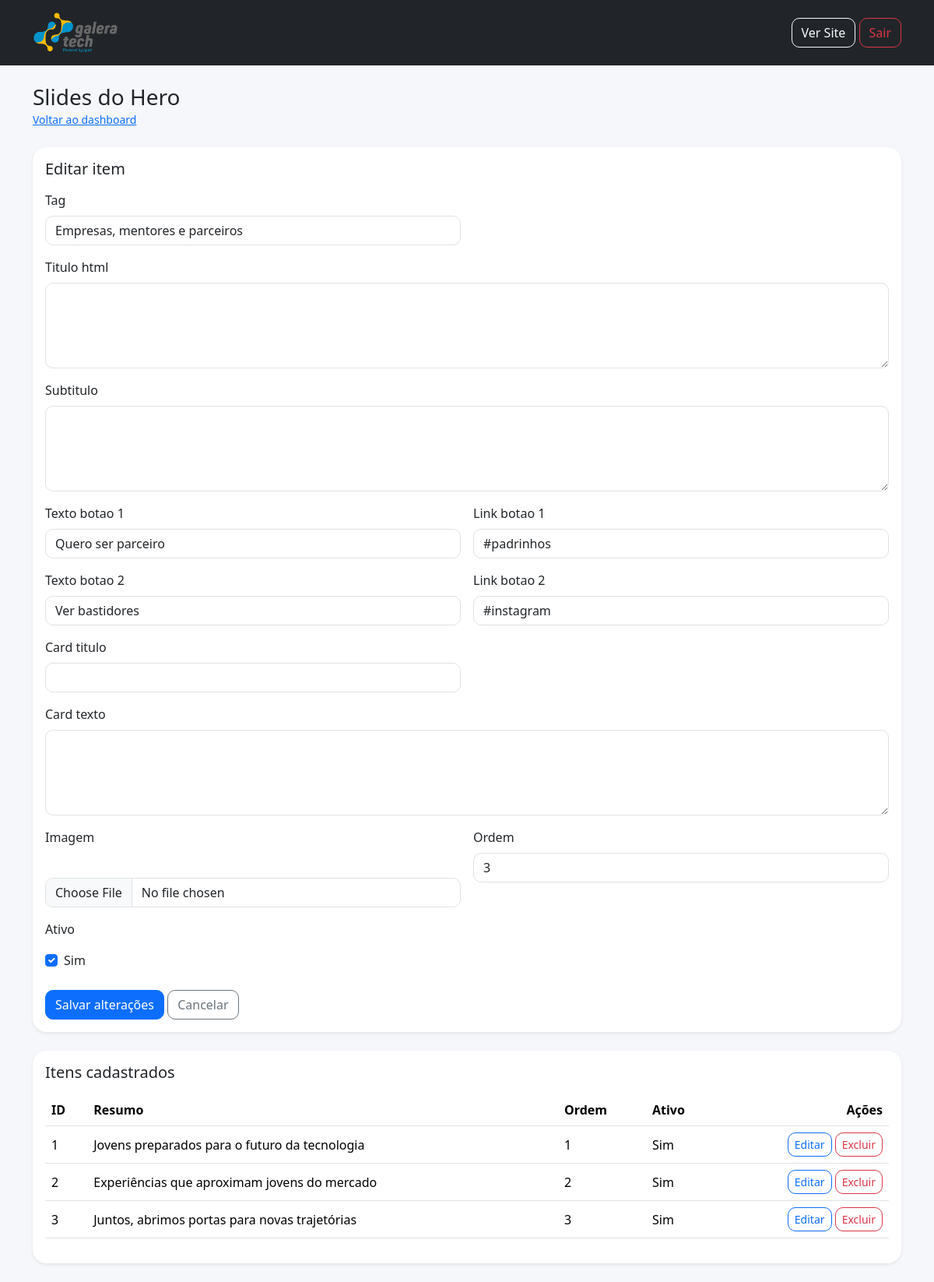
The page /admin/manage.php?type=hero&id=3 (signed in) on the database its author committed.
### tables this page shows
CREATE TABLE `hero_slides` (
  `id` int(11) NOT NULL,
  `tag` varchar(120) DEFAULT NULL,
  `titulo` varchar(255) NOT NULL,
  `destaque` varchar(150) DEFAULT NULL,
  `descricao` text DEFAULT NULL,
  `texto_botao_1` varchar(80) DEFAULT NULL,
  `link_botao_1` varchar(255) DEFAULT NULL,
  `texto_botao_2` varchar(80) DEFAULT NULL,
  `link_botao_2` varchar(255) DEFAULT NULL,
  `titulo_card` varchar(150) DEFAULT NULL,
  `texto_card` varchar(255) DEFAULT NULL,
  `imagem` varchar(255) DEFAULT NULL,
  `ordem` int(11) DEFAULT 0,
  `ativo` tinyint(1) DEFAULT 1,
  `criado_em` timestamp NOT NULL DEFAULT current_timestamp(),
  `atualizado_em` timestamp NOT NULL DEFAULT current_timestamp() ON UPDATE current_timestamp()
);

### admin/includes/admin_helpers.php (called while the page is built, shortened)
<?php
require_once __DIR__ . '/../../includes/helpers.php';
function get_table_config(string $type): ?array
{
    return $configs[$type] ?? null;
}

### includes/helpers.php (called while the page is built, shortened)
<?php
function e(?string $value): string
{
    return htmlspecialchars((string) $value, ENT_QUOTES, 'UTF-8');
}
?>

### admin/manage.php (the view, shortened to what this page needs)
<?php
require_once __DIR__ . '/../config/database.php';
require_once __DIR__ . '/includes/admin_helpers.php';
$type = $_GET['type'] ?? '';
$configTable = get_table_config($type);
$table = $configTable['table'];
$fields = $configTable['fields'];
$title = $configTable['title'];
$id = isset($_GET['id']) ? (int) $_GET['id'] : 0;
$editing = null;
if ($id) {
    $stmt = $pdo->prepare("SELECT * FROM {$table} WHERE id = ?");
    $stmt->execute([$id]);
    $editing = $stmt->fetch();
}
$rows = $pdo->query("SELECT * FROM {$table} ORDER BY ordem ASC, id DESC")->fetchAll();
require_once __DIR__ . '/includes/header.php';
?>
<div class="d-flex justify-content-between align-items-center mb-4">
    <div>
        <h1 class="h3 mb-0"><?= e($title) ?></h1>
        <a href="dashboard.php" class="small">Voltar ao dashboard</a>
    </div>
</div>
<div class="card border-0 shadow-sm mb-4">
    <div class="card-body">
        <h2 class="h5 mb-3"><?= $editing ? 'Editar item' : 'Novo item' ?></h2>
        <form method="post" enctype="multipart/form-data">
            <div class="row g-3">
                <?php foreach ($fields as $field => $kind): ?>
                    <div class="col-md-<?= $kind === 'textarea' ? '12' : '6' ?>">
                        <label class="form-label"><?= e(ucfirst(str_replace('_', ' ', $field))) ?></label>
                        <?php if ($kind === 'textarea'): ?>
                            <textarea name="<?= e($field) ?>" class="form-control" rows="4"><?= e($editing[$field] ?? '') ?></textarea>
                        <?php elseif ($kind === 'file'): ?>
                            <?php if (!empty($editing[$field])): ?>
                                <div class="mb-2">
                                </div>
                            <?php endif; ?>
                            <input type="file" name="<?= e($field) ?>" class="form-control">
                        <?php elseif ($kind === 'checkbox'): ?>
                            <div class="form-check mt-2">
                                <input type="checkbox" name="<?= e($field) ?>" value="1" class="form-check-input"
                                    <?= !empty($editing[$field]) ? 'checked' : '' ?>>
                                <label class="form-check-label">Sim</label>
                            </div>
                        <?php else: ?>
                            <input type="<?= e($kind) ?>" name="<?= e($field) ?>" class="form-control" value="<?= e((string)($editing[$field] ?? '')) ?>">
                        <?php endif; ?>
                    </div>
                <?php endforeach; ?>
            </div>
            <button class="btn btn-primary mt-4"><?= $editing ? 'Salvar alterações' : 'Cadastrar' ?></button>
            <?php if ($editing): ?>
                <a href="manage.php?type=<?= e($type) ?>" class="btn btn-outline-secondary mt-4">Cancelar</a>
            <?php endif; ?>
        </form>
    </div>
</div>
<div class="card border-0 shadow-sm">
    <div class="card-body">
        <h2 class="h5 mb-3">Itens cadastrados</h2>
        <div class="table-responsive">
            <table class="table align-middle">
                <thead>
                    <tr>
                        <th>ID</th>
                        <th>Resumo</th>
                        <th>Ordem</th>
                        <th>Ativo</th>
                        <th class="text-end">Ações</th>
                    </tr>
                </thead>
                <tbody>
                    <?php foreach ($rows as $row): ?>
                        <tr>
                            <td><?= e((string)$row['id']) ?></td>
                            <td>
                                <?= e($row['titulo'] ?? $row['nome'] ?? $row['numero'] ?? $row['tag'] ?? 'Item') ?>
                            </td>
                            <td><?= e((string)($row['ordem'] ?? '-')) ?></td>
                            <td><?= !empty($row['ativo']) ? 'Sim' : 'Não' ?></td>
                            <td class="text-end">
                                <a href="manage.php?type=<?= e($type) ?>&id=<?= e((string)$row['id']) ?>" class="btn btn-sm btn-outline-primary">Editar</a>
                                <a href="manage.php?type=<?= e($type) ?>&delete=<?= e((string)$row['id']) ?>" class="btn btn-sm btn-outline-danger"
                                    onclick="return confirm('Excluir este item?')">Excluir</a>
                            </td>
                        </tr>
                    <?php endforeach; ?>
                </tbody>
            </table>
        </div>
    </div>
</div>
<?php require_once __DIR__ . '/includes/footer.php'; ?>

### assets/css/admin.css (style rules this page uses)
body { background-color: #f5f7fa; }
.card { border-radius: 18px; }
.form-control, .btn { border-radius: 10px; }
.table td, .table th { vertical-align: middle; }

### rows shown on the page
hero_slides: tag "Empresas, mentores e parceiros", texto_botao_1 "Quero ser parceiro", link_botao_1 "#padrinhos", texto_botao_2 "Ver bastidores", link_botao_2 "#instagram", ordem "3", id "3", titulo "Juntos, abrimos portas para novas trajetórias", ativo "Sim"
hero_slides: id "1", titulo "Jovens preparados para o futuro da tecnologia", ordem "1", ativo "Sim"
hero_slides: id "2", titulo "Experiências que aproximam jovens do mercado", ordem "2", ativo "Sim"

### other values the page prints
$title "Slides do Hero"
str_replace('_', ' ', $field) "Tag"
str_replace('_', ' ', $field) "Titulo html"
str_replace('_', ' ', $field) "Subtitulo"
str_replace('_', ' ', $field) "Texto botao 1"
str_replace('_', ' ', $field) "Link botao 1"
str_replace('_', ' ', $field) "Texto botao 2"
str_replace('_', ' ', $field) "Link botao 2"
str_replace('_', ' ', $field) "Card titulo"
str_replace('_', ' ', $field) "Card texto"
str_replace('_', ' ', $field) "Imagem"
str_replace('_', ' ', $field) "Ordem"
str_replace('_', ' ', $field) "Ativo"
